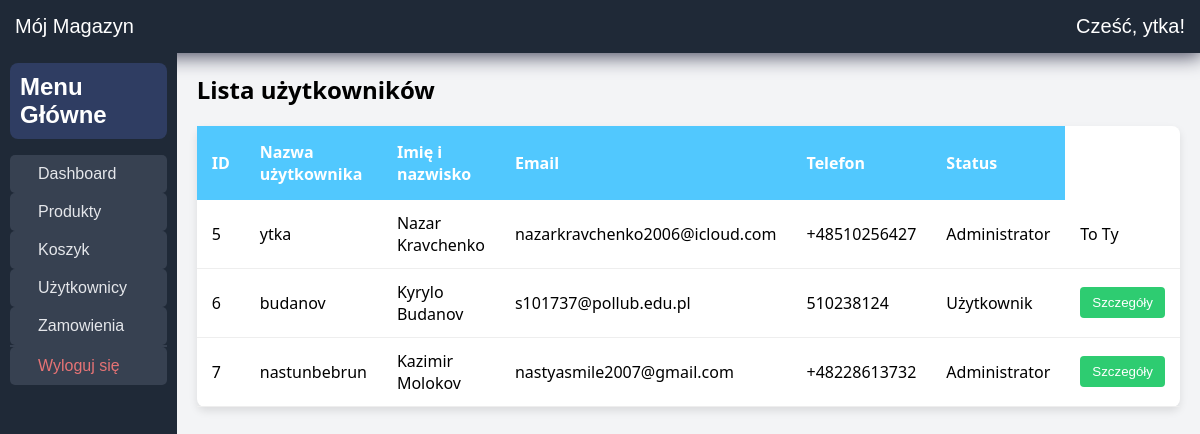
The app's page /?page=uzytkownicy (signed in) with its own data.
### tables this page shows
CREATE TABLE `users` (
  `id` int(11) NOT NULL,
  `username` varchar(100) NOT NULL,
  `first_name` varchar(255) NOT NULL,
  `last_name` varchar(255) NOT NULL,
  `age` int(5) NOT NULL,
  `phone` varchar(40) NOT NULL,
  `password` varchar(255) NOT NULL,
  `email` varchar(100) NOT NULL,
  `date` datetime NOT NULL,
  `status` int(1) NOT NULL
);

### app/controllers/PageController.php (called while the page is built, shortened)
<?php
require_once '../app/models/UserRepository.php';
class PageController {
    public function uzytkowniki() {
        require '../app/views/layout/header_zalogowany.php';
        require '../app/views/uzytkowniki.php';
    }
}

### app/models/UserRepository.php (called while the page is built, shortened)
<?php
    class UserRepository {
        private $db;
        public function __construct() {
            $this->db = new Baza('127.0.0.1', 'root', '', 'mojmagazyn');
        }
        public function getAllUsers() {
            $mysqli = $this->db->getMysqli();
            $sql = "SELECT * FROM users";
            $result = $mysqli->query($sql);
            $users = [];
            if ($result) {
                while ($row = $result->fetch_assoc()) {
                    $users[] = $row;
                }
            }
            return $users;
        }
    };
?>

### app/views/uzytkowniki.php (the view, shortened to what this page needs)
<div class="parent">
    <div class="div1">
            <h2 style="margin: 0px; background-color: rgb(47, 61, 98); color: white; padding: 10px; border-radius: 8px;">Menu Główne</h2>
        <aside class="sidebar">
            <nav>
                <ul>
                    <li>
                        <a href="?page=dashboard">
                        <span>Dashboard</span>
                        </a>
                    </li>
                    <li>
                        <a href="?page=produkty">
                        <span>Produkty</span>
                        </a>
                    </li>
                    <li>
                        <a href="?page=koszyk">
                        <span>Koszyk</span>
                        </a>
                    </li>
                    <?php if (isset($_SESSION['status']) && $_SESSION['status'] == 2): ?>                    <li>
                        <a href="?page=uzytkownicy">
                        <span>Użytkownicy</span>
                        </a>
                    </li>
                    <?php endif; ?>
                    <?php if (isset($_SESSION['status']) && $_SESSION['status'] == 2): ?>                    <li>
                        <a href="?page=zamowienia">
                        <span>Zamowienia</span>
                        </a>
                    </li>
                    <?php endif; ?>
                    <li id="logoutli">
                        <a href="?page=logout">
                        <span style="color: rgb(230, 115, 117);">Wyloguj się</span>
                        </a>
                    </li>
                </ul>
            </nav>
        </aside>
    </div>
    <div class="div2">
        <div class="users-box">
            <h2>Lista użytkowników</h2>
            <table>
                <tr>
                    <th>ID</th>
                    <th>Nazwa użytkownika</th>
                    <th>Imię i nazwisko</th>
                    <th>Email</th>
                    <th>Telefon</th>
                    <th>Status</th>
                </tr>
                <?php
                include_once '../app/models/UserRepository.php';
                $ur = new UserRepository();
                $users = $ur->getAllUsers();
                foreach ($users as $user): ?>
                <tr>
                    <td><?php echo htmlspecialchars($user['id']); ?></td>
                    <td><?php echo htmlspecialchars($user['username']); ?></td>
                    <td><?php echo htmlspecialchars($user['first_name'] . " " . $user['last_name']); ?></td>
                    <td><?php echo htmlspecialchars($user['email']); ?></td>
                    <td><?php echo htmlspecialchars($user['phone']); ?></td>
                    <td>
                        <?php
                            if ($user['status'] == 1) {
                                echo 'Użytkownik';
                            } elseif ($user['status'] == 2) {
                                echo 'Administrator';
                            } else {
                                echo 'Nieznany';
                            }
                        ?>
                    </td>
                    <td>
                        <?php if ($_SESSION['user'] != $user['username']): ?>
                        <button class="btn-info" onclick="
                                <?php
                                    echo 'window.location.href=\'?page=user_details&id=' . $user['id'] . '\'';
                                ?>
                            ">
                            Szczegóły
                        </button>
                        <?php else: ?>
                            <span class="badge-me">To Ty</span>
                        <?php endif; ?>
                    </td>
                </tr>
                <?php endforeach; ?>
            </table>
        </div>
    </div>
</div>

### public/css/style.css (style rules this page uses)
body { font-family: Arial, sans-serif; background: #f3f4f6; margin: 0; min-height: 100vh; display: flex; flex-direction: column; }
a { text-decoration: none; color: inherit; }
.parent { height: 100dvh; display: grid; grid-template-columns: 1.5fr 8.5fr; grid-template-rows: 1fr; gap: 0px; }
.div1 { background-color: rgb(43, 52, 71); background: #1f2937; padding: 10px; }
.sidebar ul { list-style: none; padding: 0; }
.sidebar li a { display: flex; align-items: center; gap: 12px; padding: 10px 16px; text-decoration: none; color: #e5e7eb; background: #374151; border-radius: 5px; }
#logoutli { border-top: #374151 2px solid; }
.users-box { margin: 20px; font-family: 'Segoe UI', Tahoma, Geneva, Verdana, sans-serif; }
table { width: 100%; border-collapse: collapse; background: #fff; box-shadow: 0 4px 8px rgba(0,0,0,0.1); border-radius: 8px; overflow: hidden; overflow-y: auto; }
th { background-color: #51c8fe; color: white; text-align: left; padding: 15px; }
td { padding: 12px 15px; border-bottom: 1px solid #eee; }
.btn-info { background: #2ecc71; color: white; border: none; padding: 8px 12px; border-radius: 4px; cursor: pointer; transition: 0.3s; }
:root { --primary-color: #2688d1; --dark-bg: #1a1f36; --light-gray: #f8f9fa; --border-color: #e0e4e8; }
* { box-sizing: border-box; }

### records on screen
users: id "5", username "ytka", first_name+last_name "Nazar Kravchenko", email "nazarkravchenko2006@icloud.com", phone "+48510256427", status "Administrator", shows "To Ty"
users: id "6", username "budanov", first_name+last_name "Kyrylo Budanov", email "s101737@pollub.edu.pl", phone "510238124", status "Użytkownik"
users: id "7", username "nastunbebrun", first_name+last_name "Kazimir Molokov", email "nastyasmile2007@gmail.com", phone "+48228613732", status "Administrator"

### other values on screen
$_SESSION['user'] "ytka"
